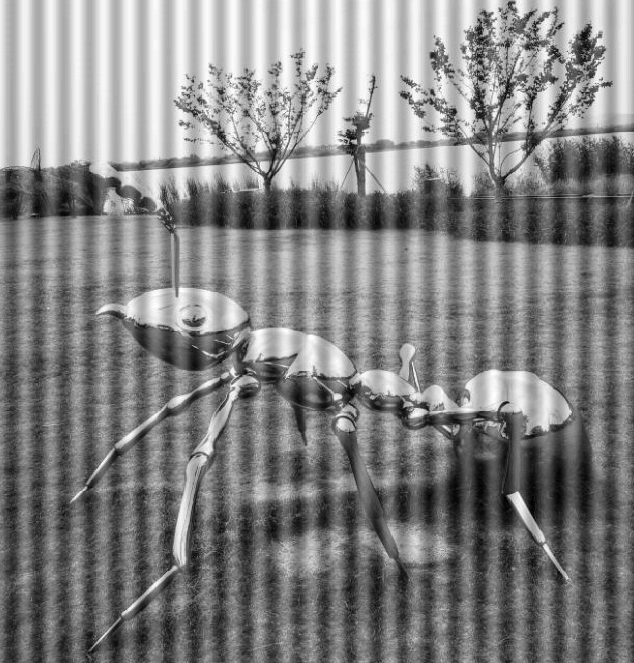
#> input picture .vscode/opencv/3-1-4.png, 634 x 663 px, found by its file name
$ python 3_4.py
#> lines starting #> are read from the running program, lines starting #| are printed output that depends on the picture; after the words box and inside, x2 and y2 are one past the last pixel; in counts of white or black regions, pixels touching at a corner belong together
#> further down, img is the input picture: shape (663, 634); min 0, max 255, mean 131
import cv2
import numpy as np
import matplotlib.pyplot as plt
plt.rcParams['font.family']=['Microsoft JhengHei']
from loguru import logger

def remove_vertical_stripes(img, notch_width=3, threshold_rel=0.1, exclusion_rel=0.02):
    """去除灰度图像中的垂直周期条纹噪声"""
#> called with notch_width = 3, threshold_rel = 0.1, exclusion_rel = 0.02
    rows, cols = img.shape
#> rows = 663; cols = 634
    logger.info(f"图像大小: {rows} x {cols}")

    # 计算列平均 profile 并做 FFT
    logger.info("检测条纹频率（对列平均进行一维 FFT）...")
    profile = img.mean(axis=0)
#> profile = 634 values, max 183.6 at index 181, min 69.41 at index 585, mean 131
    fft_profile = np.fft.fft(profile)
    fft_profile_shift = np.fft.fftshift(fft_profile)
    mag_profile = np.abs(fft_profile_shift) # 频谱强度
#> mag_profile = 634 values, max 83083.9 at index 317, min 2.96 at index 534, mean 321.6

    center = cols // 2
#> center = 317
    exclusion = int(cols * exclusion_rel)
#> exclusion = 12
    threshold = mag_profile.max() * threshold_rel
#> threshold = 8308.4

    # 找到明显的频率峰
    peak_indices = np.where(
        (mag_profile > threshold) &
        (np.abs(np.arange(cols) - center) > exclusion)
    )[0]
#> peak_indices = [293, 341]

    logger.info(f"检测到 {len(peak_indices)} 个条纹频率峰。")

    # 二维 DFT
    logger.info("执行二维 DFT ...")
    dft = cv2.dft(np.float32(img), flags=cv2.DFT_COMPLEX_OUTPUT)
    complex_spec = dft[:, :, 0] + 1j * dft[:, :, 1]
    fshift = np.fft.fftshift(complex_spec)

    # 构建陷波掩膜
    logger.info("构建陷波掩膜（notch mask）...")
    mask = np.ones((rows, cols), dtype=np.float32)
    w = int(max(1, notch_width))

    for idx in peak_indices:
        mask[:, max(0, idx - w):min(cols, idx + w + 1)] = 0.0
#> this loop made 2 passes
#> idx on passes 1 to 2: 293, 341
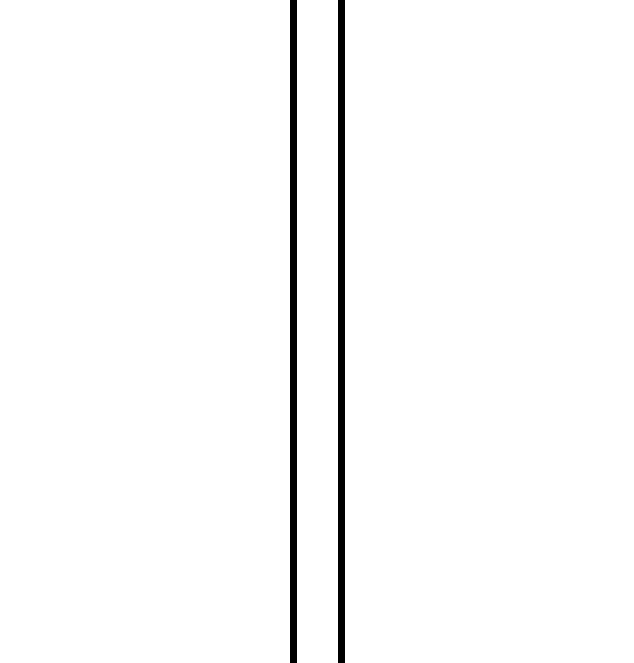
#> mask: shape (663, 634) float32; values 0 (black) and 1 (white), 97.8% white; 2 black regions, box (x1, y1, x2, y2) and area: (290, 0, 297, 663) 4641, (338, 0, 345, 663) 4641

    # 掩膜滤波并反变换
    logger.info("执行屏蔽频率 + 反 DFT 还原图像 ...")
    fshift_filtered = fshift * mask
    f_ishift = np.fft.ifftshift(fshift_filtered)

    img_back = cv2.idft(
        np.dstack([np.real(f_ishift).astype(np.float32),
                   np.imag(f_ishift).astype(np.float32)]),
        flags=cv2.DFT_SCALE | cv2.DFT_REAL_OUTPUT
    )
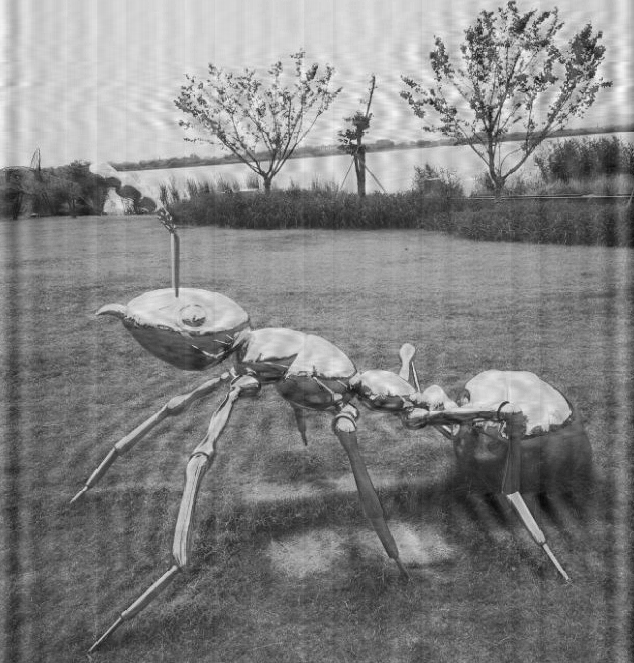
#> img_back: shape (663, 634) float32; min 3.47, max 253.3, mean 131

    restored = np.clip(img_back, 0, 255).astype(np.uint8)
    magnitude = np.log1p(np.abs(fshift))  # 给你显示频谱图用
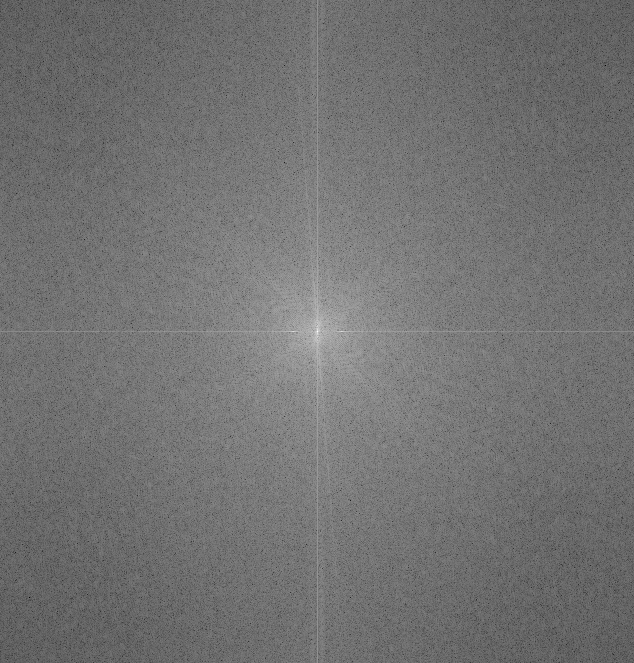
#> magnitude: shape (663, 634) float32; min 0.843, max 17.82, mean 8.47; drawn with min black and max white

    logger.success("去条纹完成！")

    return restored, magnitude

if __name__ == "__main__":
    img_path = r"D:\robotstar__visual\2\2\3-1-4.png"

    logger.info("读取图像...")
    img = cv2.imread(img_path, cv2.IMREAD_GRAYSCALE)
    if img is None:
        logger.error("读取失败，请检查图像路径")
        raise ValueError("Invalid image path")

    logger.info("开始去除垂直条纹噪声...")
    restored, magnitude = remove_vertical_stripes(img)

    # 显示结果
    plt.figure(figsize=(15, 5))

    plt.subplot(1, 3, 1)
    plt.title("原始图像")
    plt.imshow(img, cmap="gray")
    plt.axis("off")

    plt.subplot(1, 3, 2)
    plt.title("去条纹后图像")
    plt.imshow(restored, cmap="gray")
    plt.axis("off")

    plt.subplot(1, 3, 3)
    plt.title("频谱图（log 频谱）")
    plt.imshow(magnitude, cmap="gray")
    plt.axis("off")

    plt.tight_layout()
    plt.show()
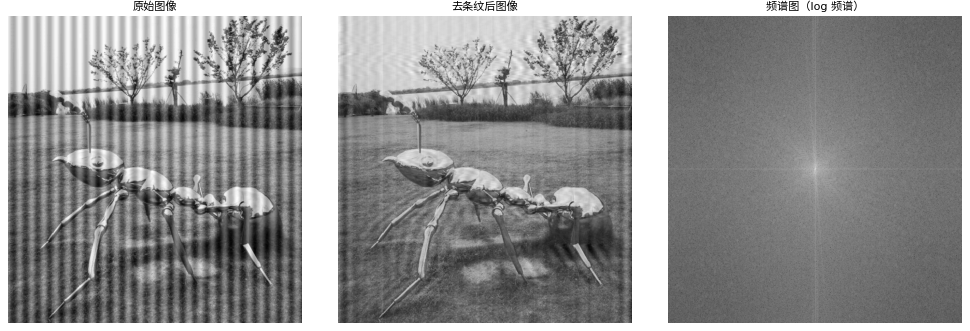
#> figure drawn by matplotlib, 3 panels

    logger.info("程序结束。")

#123
